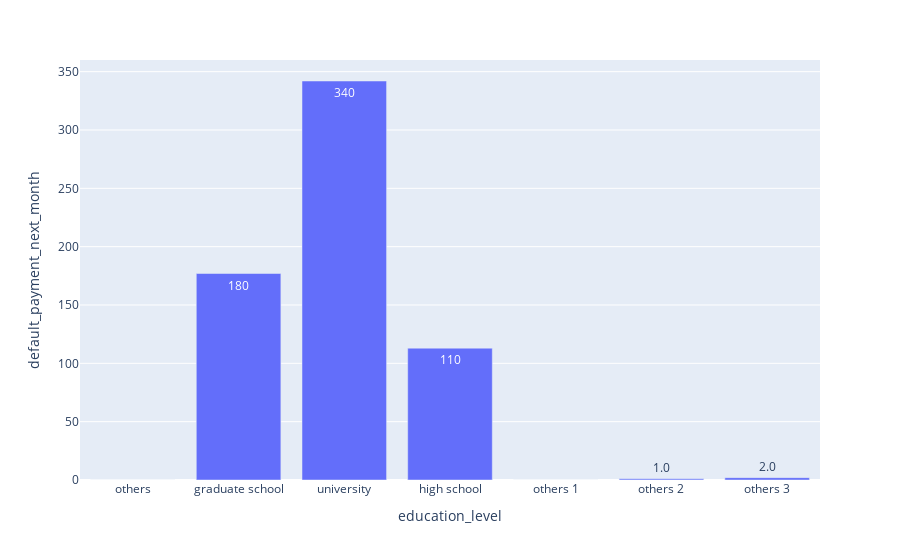

The notebook cell this image was saved under:
### Markdown cell above
## Totals of Default Payment by Education Level

### Code cell
# Count of defaults by education level
defaultEdu = df1.groupby('education_level')['default_payment_next_month'].sum().reset_index()

# apply urutan
defaultEdu['education_level'] = defaultEdu['education_level'].map(urutanEdu)

fig = px.bar(defaultEdu, x='education_level', y='default_payment_next_month', orientation='v',text_auto='.2s')
fig.show()

defaultEdu

### Figure 1 — Plotly figure (JSON) as saved in the notebook; plotly's stock layout.template omitted (floating-point values rounded to 4 significant figures)
{"data": [{"alignmentgroup": "True", "hovertemplate": "education_level=%{x}<br>default_payment_next_month=%{y}<extra></extra>", "legendgroup": "", "marker": {"color": "#636efa", "pattern": {"shape": ""}}, "name": "", "offsetgroup": "", "orientation": "v", "showlegend": false, "textposition": "auto", "texttemplate": "%{y:.2s}", "type": "bar", "x": ["others", "graduate school", "university", "high school", "others 1", "others 2", "others 3"], "xaxis": "x", "y": [0, 177, 342, 113, 0, 1, 2], "yaxis": "y"}], "layout": {"barmode": "relative", "legend": {"tracegroupgap": 0}, "margin": {"t": 60}, "xaxis": {"anchor": "y", "domain": [0, 1], "title": {"text": "education_level"}}, "yaxis": {"anchor": "x", "domain": [0, 1], "title": {"text": "default_payment_next_month"}}}}
